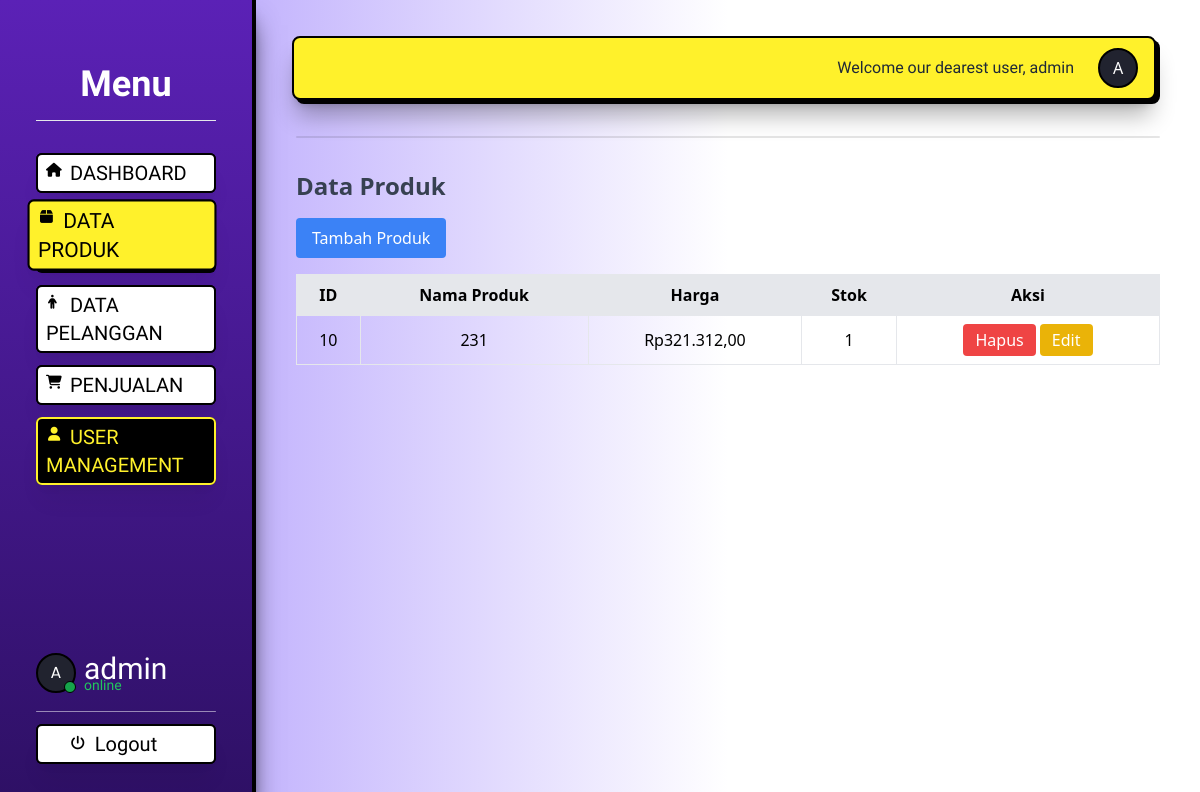
The app's page /produk.php (signed in) with its own data.
### tables this page shows
CREATE TABLE `produk` (
  `ProdukID` int(11) NOT NULL,
  `NamaProduk` varchar(255) NOT NULL,
  `Harga` decimal(10,2) NOT NULL,
  `Stok` int(11) NOT NULL
);

### produk.php (the view, shortened to what this page needs)
<?php
require_once "koneksi.php";
$role = isset($_SESSION['role']) ? $_SESSION['role'] : '';
function generateUserColor($username) {
    $hash = md5($username);
    $color = substr($hash, 0, 6);
    return "#" . $color;
}
if (isset($_SESSION['username'])) {
    $userColor = generateUserColor($_SESSION['username']);
}
?>
<!DOCTYPE html>
<html lang="id">
<head>
    <link rel="stylesheet" href="css/style.css">
    <script src="https://cdn.tailwindcss.com"></script>
    <link rel="stylesheet" href="https://cdnjs.cloudflare.com/ajax/libs/font-awesome/6.7.2/css/all.min.css" />
</head>
<body class="">
<div class="flex h-screen">
    <div class="w-64 z-20 shadow-xl shadow-black/70 bg-white bg-gradient-to-b from-violet-800 to-violet-950 text-white p-9 flex flex-col border-r-4 border-black relative">
        <div class="p-4 text-4xl font-semibold text-white border-b font-teko text-center mt-[12px]">Menu</div>
        <div class="mt-8 font-teko text-xl uppercase">
            <div class="relative">
                <div onclick="location.href='index.php'"
                    class="relative z-20 cursor-pointer mb-3 text-md w-full bg-white hover:bg-[#FFF12B] rounded-md p-1 px-2 hover:scale-105 duration-300 shadow-xl shadow-black/5 hover:-translate-x-1 hover:-translate-y-1 border-2 border-black">
                    <i class="fa-solid fa-house text-black text-sm absolute mt-[1px]"></i>
                    <a class="text-black px-6">Dashboard</a>
                </div>
            </div>
            <div class="relative">
                <div onclick="location.href='produk.php'"
                    class="relative z-20 cursor-pointer mb-3 text-md w-full bg-[#FFF12B] rounded-md p-1 px-2 scale-105 duration-300 shadow-xl shadow-black/5 -translate-x-1 -translate-y-1 border-2 border-black">
                    <i class="fa-solid fa-box text-black text-sm absolute mt-[1px] ms-[2px]"></i>
                    <a class="text-black px-6">Data Produk</a>
                </div>
            </div>
            <div class="relative">
                <div onclick="location.href='pelanggan.php'"
                    class="relative z-20 cursor-pointer mb-3 text-md w-full bg-white hover:bg-[#FFF12B] rounded-md p-1 px-2 hover:scale-105 duration-300 shadow-xl shadow-black/5 hover:-translate-x-1 hover:-translate-y-1 border-2 border-black">
                    <i class="fa-solid fa-person text-black text-sm absolute mt-[1px] ms-[2px]"></i>
                    <a class="text-black px-6">Data Pelanggan</a>
                </div>
            </div>
            <div class="relative">
                <div onclick="location.href='penjualan.php'"
                    class="relative z-20 cursor-pointer mb-3 text-md w-full bg-white hover:bg-[#FFF12B] rounded-md p-1 px-2 hover:scale-105 duration-300 shadow-xl shadow-black/5 hover:-translate-x-1 hover:-translate-y-1 border-2 border-black">
                    <i class="fa-solid fa-cart-shopping text-black text-sm absolute mt-[1px] ms-[0px]"></i>
                    <a class="text-black px-6">Penjualan</a>
                </div>
            </div>
            <?php if ($role === 'admin') : ?>
            <div class="relative">
                <div onclick="location.href='user.php'"
                    class="group relative z-20 cursor-pointer mb-3 text-md w-full bg-black hover:bg-[#FFF12B] rounded-md p-1 px-2 hover:scale-105 duration-300 shadow-xl shadow-black/5 hover:-translate-x-1 hover:-translate-y-1 border-2 border-[#FFF12B] hover:border-black">
                    <i class="fa-solid fa-user text-[#FFF12B] group-hover:text-black duration-300 group-hover:text-black text-sm absolute mt-[1px] ms-[2px]"></i>
                    <a class="text-[#FFF12B] duration-300 group-hover:text-black ps-6">User  Management</a>
                </div>
            </div>
            <?php endif; ?>
        </div>
        <div class="h-screen flex">
            <div class="mt-auto flex flex-col gap-3 w-full">
                <div>
                    <div class="flex items-center ms-auto gap-2 mb-4">
                        <div class="relative">
                            <div class="absolute bg-green-600 rounded-full h-3 w-3 bottom-0 right-0 border border-black"></div>
                            <div class="w-10 h-10 text-white rounded-full flex items-center justify-center font-poppins border-2 border-black"
                            style="background-color: <?php echo $userColor; ?>;">
                            <?php
                                $initial = strtoupper(substr($_SESSION['username'], 0, 1));
                                echo $initial;
                            ?>
                            </div>
                        </div>
                        <div class="flex flex-col">
                            <?php if (isset($_SESSION['username'])): ?>
                            <span class="text-3xl font-teko text-white">
                                <?php echo $_SESSION['username']; ?></span>
                                <span class="font-teko text-green-500 -mt-3 text-sm">online</span>
                        </div>
                        <?php else: ?>
                        <span class="text-2xl font-teko text-white">Welcome, guest!</span>
                        <?php endif; ?>
                    </div>
                    <div class="h-[1px] w-full bg-white/50 ms-auto rounded-full"></div>
                </div>
                <div class="relative">
                    <div onclick="location.href='./login/logout.php'"
                        class="relative z-20 cursor-pointer text-md w-full bg-white hover:bg-[#FFF12B] rounded-md p-1 px-2 hover:scale-105 duration-300 shadow-xl shadow-black/5 hover:-translate-x-1 hover:-translate-y-1 border-2 border-black flex justify-center">
                        <div class="flex justify-between">
                            <i class="fa-solid fa-power-off text-black text-sm absolute mt-[2.5px] ms-[0px]"></i>
                            <a class="text-black px-6 font-teko text-xl">Logout</a>
                        </div>
                    </div>
                </div>
            </div>
        </div>
    </div>
    <div class="flex-1 p-10 bg-gradient-to-r from-violet-300 via-white to-white">
        <?php include('./header/header.php') ?>
        <div class="h-[2px] rounded-full w-full bg-black/10 mt-8"></div>
        <h2 class="text-2xl font-bold text-gray-700 mt-8 mb-4">Data Produk</h2>
        <button onclick="toggleModal('addModal')" class="bg-blue-500 text-white px-4 py-2 rounded hover:bg-blue-600">Tambah Produk</button>
        <table class="w-full mt-4 border-collapse border border-gray-300">
            <thead>
                <tr class="bg-gray-200">
                    <th class="border p-2">ID</th>
                    <th class="border p-2">Nama Produk</th>
                    <th class="border p-2">Harga</th>
                    <th class="border p-2">Stok</th>
                    <th class="border p-2">Aksi</th>
                </tr>
            </thead>
            <tbody>
                <?php
                $result = $conn->query("SELECT * FROM produk");
                while ($row = mysqli_fetch_assoc($result)) : ?>
                    <tr class='text-center'>
                        <td class='border p-2'><?php echo $row['ProdukID']; ?></td>
                        <td class='border p-2'><?php echo $row['NamaProduk']; ?></td>
                        <td class='border p-2'>Rp<?php echo number_format($row['Harga'], 2, ',', '.'); ?></td>
                        <td class='border p-2'><?php echo $row['Stok']; ?></td>
                        <td class='border p-2'>
                            <button onclick="deleteProduk('<?php echo $row['ProdukID']; ?>')" class='bg-red-500 text-white px-3 py-1 rounded hover:bg-red-600'>Hapus</button>
                            <button onclick="editModal('<?php echo $row['ProdukID']; ?>', '<?php echo $row['NamaProduk']; ?>', '<?php echo $row['Harga']; ?>', '<?php echo $row['Stok']; ?>')" class='bg-yellow-500 text-white px-3 py-1 rounded hover:bg-yellow-600'>Edit</button>
                        </td>
                    </tr>
                <?php endwhile; ?>
            </tbody>
        </table>
    </div>
</div>
</body>
</html>

### css/style.css (style rules this page uses)
.font-poppins { font-family: 'Poppins' !important; }
.font-teko { font-family: 'Teko' !important; }

### records on screen
produk: ProdukID "10", NamaProduk "231", Harga "321.312,00", Stok "1"

### other values on screen
$initial "A"
$_SESSION['username'] "admin"
